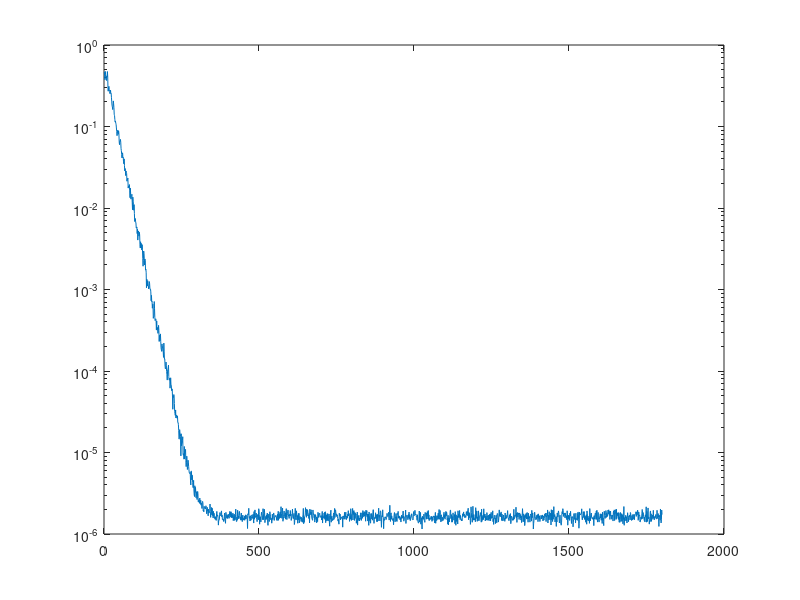
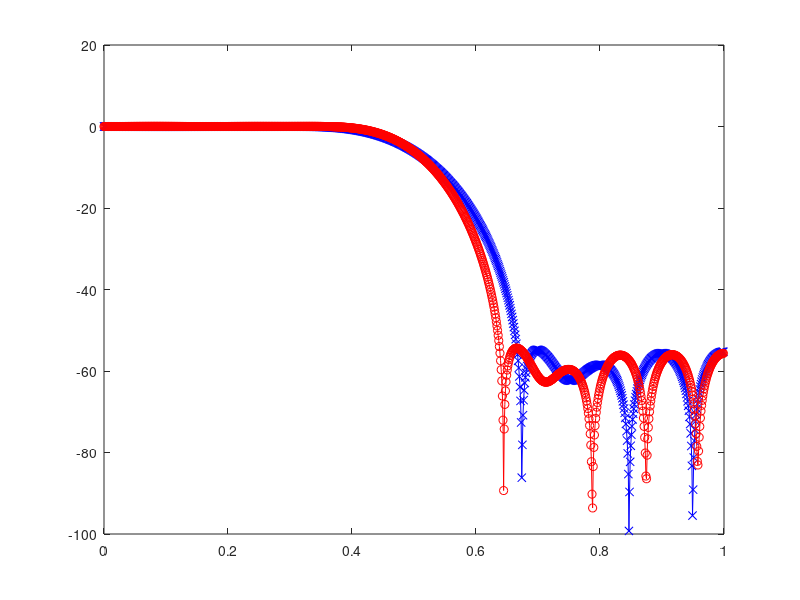

These charts were generated, in order, by the following MATLAB code:
% ELEC 459 LAB 4
% Tim Erdmer & Josh Mehlenbacher
% March 14, 2017

clear all;
close all;
clc;

% Generate the "unknown" filter length and cutoff frequency
M = 25; 
Mfilt = 21;
fc = 0.5; 
h =  fir1(Mfilt-1,fc); 

wtest = fir1(M-1, fc);
% Input number of case runs
NumberCases = 200;

% Specify length and variance of measurement noise signal v
N = 1800; 
sig2 = 1e-6;

% Specify length of pilot signal u
InputLength = N + M -1;

% Specify step size for LMA algorith μ
mu = 0.03;

% Preallocate average impulse response of the adaptive filter
w_avg = zeros(1,M);

% Preallocate average estimation error vector 

e_avg = zeros(1,N);

for i = 1: NumberCases
    % Generate Pilot Signal
    randn('state', i);
    u = randn(1,InputLength); 
    m = mean(u);
    u = u - m;
    vr = var(u);
    u = u/sqrt(vr);
    % Generate Measurement Noise Signal
    randn('state', i + NumberCases);
    v = randn(1,N);
    m = mean(v);
    v = v - m;
    vr = var(v);
    v = sqrt(sig2/vr)*v;
    w=zeros(1,M);
    
    x = zeros(1,N);
    y = zeros(1,N);
    d = zeros(1,N);
    e = zeros(1,N);
    
    for j = 1 : N
        u_hat = u(j+M-1:-1:j);
        
        x(j) = wtest*u_hat';
        
        d(j) = x(j) + v(j);
        
        y(j) = w*u_hat';
        
        e(j) = d(j) - y(j);
        
        w = w + (mu*e(j)*u_hat);

    end
  
    e_avg = e.^2 + e_avg;   
    w_avg = w_avg + w;
    
end

e_avg = e_avg/NumberCases;
w_avg = w_avg/NumberCases;

norm = sum(abs(wtest-w))/25;
figure(1);
semilogy(e_avg);

figure(2);
[H,w] = freqz(h,1,1024); 
[H2,w] = freqz(w_avg,1,1024);
plot(w/pi,20*log10(abs(H)),'b -x');
hold on;
plot(w/pi,20*log10(abs(H2)),'r -o');

